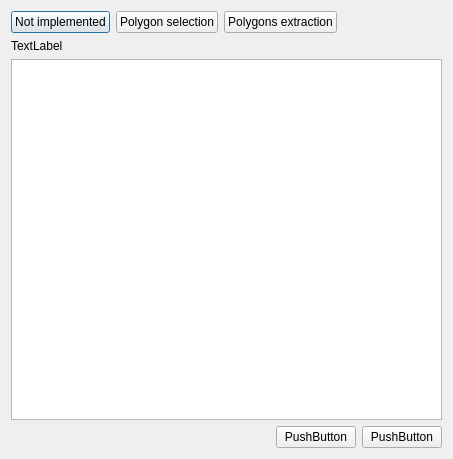
<?xml version="1.0" encoding="UTF-8"?>
<ui version="4.0">
 <class>Dialog</class>
 <widget class="QDialog" name="Dialog">
  <property name="geometry">
   <rect>
    <x>0</x>
    <y>0</y>
    <width>453</width>
    <height>459</height>
   </rect>
  </property>
  <property name="windowTitle">
   <string>Dialog</string>
  </property>
  <layout class="QHBoxLayout" name="horizontalLayout">
   <item>
    <layout class="QVBoxLayout" name="verticalLayout">
     <item>
      <layout class="QHBoxLayout" name="horizontalLayout_2">
       <item>
        <widget class="QPushButton" name="pushButton_3">
         <property name="text">
          <string>Not implemented</string>
         </property>
        </widget>
       </item>
       <item>
        <widget class="QPushButton" name="pushButton_2">
         <property name="text">
          <string>Polygon selection</string>
         </property>
        </widget>
       </item>
       <item>
        <widget class="QPushButton" name="pushButton">
         <property name="text">
          <string>Polygons extraction</string>
         </property>
        </widget>
       </item>
       <item>
        <spacer name="horizontalSpacer">
         <property name="orientation">
          <enum>Qt::Horizontal</enum>
         </property>
         <property name="sizeHint" stdset="0">
          <size>
           <width>40</width>
           <height>20</height>
          </size>
         </property>
        </spacer>
       </item>
      </layout>
     </item>
     <item>
      <widget class="QLabel" name="statusBar">
       <property name="text">
        <string>TextLabel</string>
       </property>
      </widget>
     </item>
     <item>
      <widget class="QGraphicsView" name="image_viewer"/>
     </item>
     <item>
      <layout class="QHBoxLayout" name="horizontalLayout_3">
       <item>
        <spacer name="horizontalSpacer_2">
         <property name="orientation">
          <enum>Qt::Horizontal</enum>
         </property>
         <property name="sizeHint" stdset="0">
          <size>
           <width>40</width>
           <height>20</height>
          </size>
         </property>
        </spacer>
       </item>
       <item>
        <widget class="QPushButton" name="pushButton_4">
         <property name="text">
          <string>PushButton</string>
         </property>
        </widget>
       </item>
       <item>
        <widget class="QPushButton" name="pushButton_5">
         <property name="text">
          <string>PushButton</string>
         </property>
        </widget>
       </item>
      </layout>
     </item>
    </layout>
   </item>
  </layout>
 </widget>
 <resources/>
 <connections/>
</ui>
